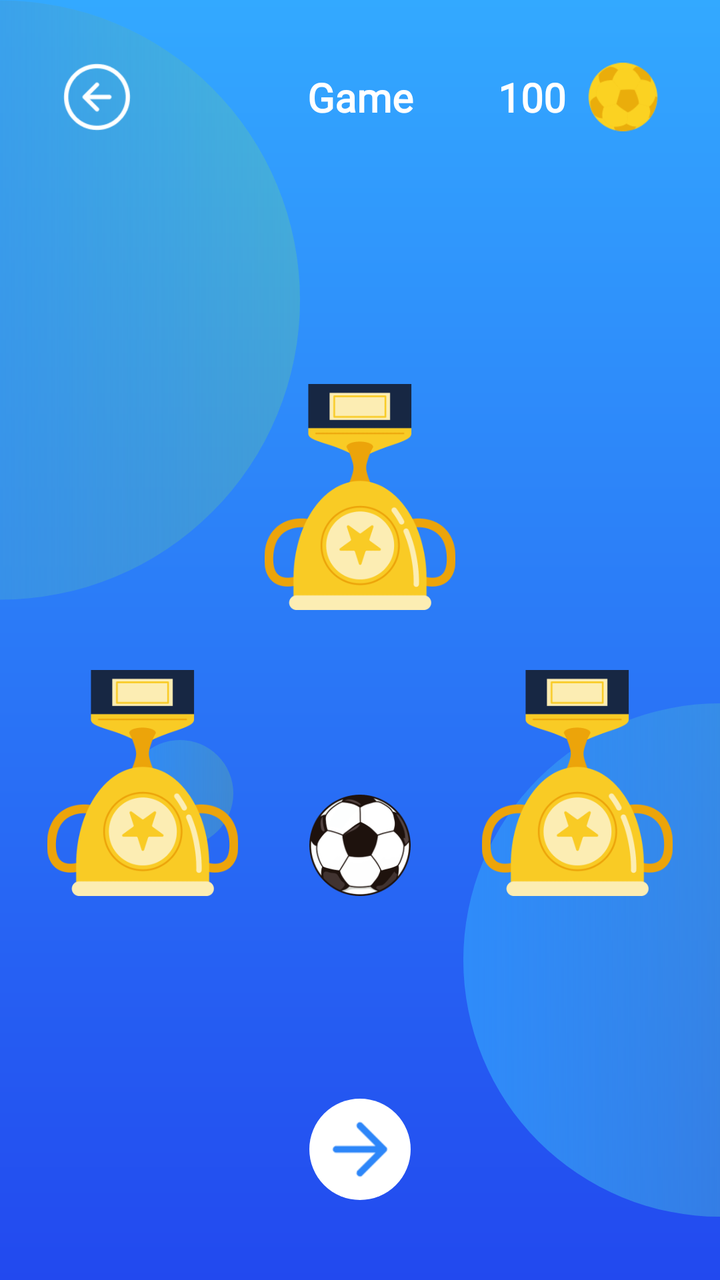
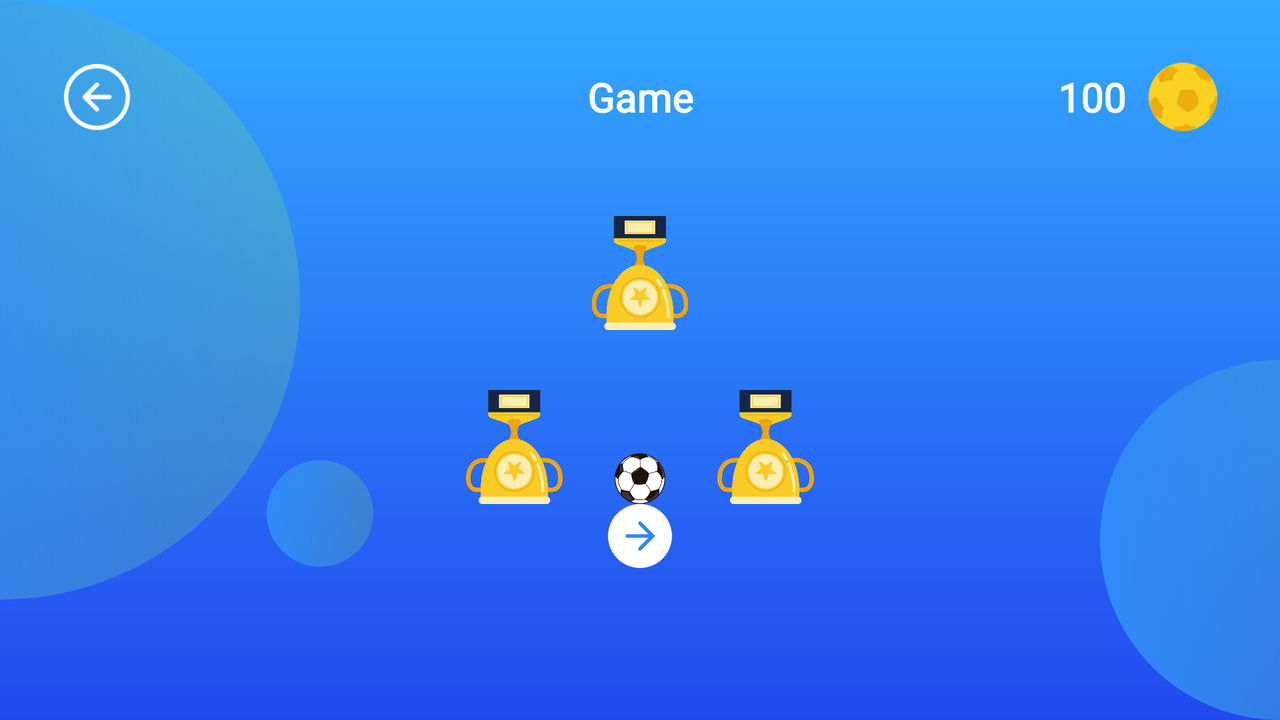

First picture: res/layout/ on a phone held upright. Second picture: the repository's own variant of that layout, on a device whose configuration matches the variant's folder. Source for both follows.
<!-- AndroidManifest.xml: application theme Theme.LeaderCup -->
<!-- res/layout/activity_game.xml -->
<?xml version="1.0" encoding="utf-8"?>
<androidx.constraintlayout.widget.ConstraintLayout xmlns:android="http://schemas.android.com/apk/res/android"
    xmlns:app="http://schemas.android.com/apk/res-auto"
    xmlns:tools="http://schemas.android.com/tools"
    android:id="@+id/main"
    android:layout_width="match_parent"
    android:layout_height="match_parent"
    tools:context=".ui.StartGameActivity"
    >

    <include
        android:layout_width="match_parent"
        android:layout_height="match_parent"
        layout="@layout/base_background"
        />

    <TextView
        android:id="@+id/tvGame"
        android:layout_width="wrap_content"
        android:layout_height="wrap_content"
        app:layout_constraintStart_toStartOf="parent"
        app:layout_constraintEnd_toEndOf="parent"
        app:layout_constraintTop_toTopOf="parent"
        android:textSize="20sp"
        android:text="@string/game"
        android:textColor="@color/white"
        android:fontFamily="@font/geist_regular"
        android:layout_marginTop="30dp"
        android:textStyle="bold"
        android:padding="5dp"
        />

    <TextView
        android:id="@+id/tvGameResult"
        android:layout_width="wrap_content"
        android:layout_height="wrap_content"
        app:layout_constraintStart_toStartOf="parent"
        app:layout_constraintEnd_toEndOf="parent"
        app:layout_constraintTop_toBottomOf="@id/tvGame"
        android:textSize="30sp"
        android:textColor="@color/white"
        android:fontFamily="@font/geist_regular"
        android:layout_marginTop="30dp"
        android:textStyle="bold"
        android:padding="5dp"
        />

    <ImageView
        android:id="@+id/ivBallGold"
        android:layout_width="0dp"
        android:layout_height="0dp"
        app:layout_constraintDimensionRatio="1:1"
        app:layout_constraintEnd_toEndOf="parent"
        app:layout_constraintTop_toTopOf="@id/tvGame"
        app:layout_constraintBottom_toBottomOf="@id/tvGame"
        android:src="@drawable/ball_gold"
        android:layout_marginEnd="30dp"
        />

    <TextView
        android:id="@+id/tvBalanceValue"
        android:layout_width="wrap_content"
        android:layout_height="wrap_content"
        app:layout_constraintEnd_toStartOf="@id/ivBallGold"
        app:layout_constraintTop_toTopOf="parent"
        android:textSize="20sp"
        android:text="100"
        android:textColor="@color/white"
        android:fontFamily="@font/geist_regular"
        android:layout_marginTop="30dp"
        android:textStyle="bold"
        android:padding="5dp"
        android:layout_marginEnd="5dp"
        />

    <ImageView
        android:id="@+id/ivBackBtn"
        android:layout_width="0dp"
        android:layout_height="0dp"
        app:layout_constraintDimensionRatio="1:1"
        app:layout_constraintStart_toStartOf="parent"
        app:layout_constraintTop_toTopOf="@id/tvGame"
        app:layout_constraintBottom_toBottomOf="@id/tvGame"
        android:src="@drawable/btn_back"
        android:layout_marginStart="30dp"
        />

    <androidx.constraintlayout.widget.Guideline
        android:id="@+id/hor50"
        android:layout_width="wrap_content"
        android:layout_height="wrap_content"
        android:orientation="horizontal"
        app:layout_constraintGuide_percent="0.5"
        />

    <androidx.constraintlayout.widget.Guideline
        android:id="@+id/vert50"
        android:layout_width="wrap_content"
        android:layout_height="wrap_content"
        android:orientation="vertical"
        app:layout_constraintGuide_percent="0.5"
        />

    <androidx.constraintlayout.widget.Guideline
        android:id="@+id/hor70"
        android:layout_width="wrap_content"
        android:layout_height="wrap_content"
        android:orientation="horizontal"
        app:layout_constraintGuide_percent="0.7"
        />

    <androidx.constraintlayout.widget.Guideline
        android:id="@+id/hor30"
        android:layout_width="wrap_content"
        android:layout_height="wrap_content"
        android:orientation="horizontal"
        app:layout_constraintGuide_percent="0.3"
        />



    <androidx.constraintlayout.widget.Guideline
        android:id="@+id/vert43"
        android:layout_width="wrap_content"
        android:layout_height="wrap_content"
        android:orientation="vertical"
        app:layout_constraintGuide_percent="0.43"
        />

    <androidx.constraintlayout.widget.Guideline
        android:id="@+id/vert33"
        android:layout_width="wrap_content"
        android:layout_height="wrap_content"
        android:orientation="vertical"
        app:layout_constraintGuide_percent="0.33"
        />

    <androidx.constraintlayout.widget.Guideline
        android:id="@+id/vert47"
        android:layout_width="wrap_content"
        android:layout_height="wrap_content"
        android:orientation="vertical"
        app:layout_constraintGuide_percent="0.47"
        />

    <androidx.constraintlayout.widget.Guideline
        android:id="@+id/vert57"
        android:layout_width="wrap_content"
        android:layout_height="wrap_content"
        android:orientation="vertical"
        app:layout_constraintGuide_percent="0.57"
        />

    <androidx.constraintlayout.widget.Guideline
        android:id="@+id/vert53"
        android:layout_width="wrap_content"
        android:layout_height="wrap_content"
        android:orientation="vertical"
        app:layout_constraintGuide_percent="0.53"
        />

    <androidx.constraintlayout.widget.Guideline
        android:id="@+id/vert67"
        android:layout_width="wrap_content"
        android:layout_height="wrap_content"
        android:orientation="vertical"
        app:layout_constraintGuide_percent="0.67"
        />

    <ImageView
        android:id="@+id/ivBall"
        android:layout_width="0dp"
        android:layout_height="0dp"
        app:layout_constraintDimensionRatio="1:1"
        app:layout_constraintStart_toStartOf="@id/vert43"
        app:layout_constraintEnd_toEndOf="@id/vert57"
        app:layout_constraintBottom_toBottomOf="@id/cup1"
        android:src="@drawable/ball_small"
        />

    <ImageView
        android:id="@+id/cup1"
        android:layout_width="0dp"
        android:layout_height="0dp"
        app:layout_constraintDimensionRatio="10:11"
        app:layout_constraintTop_toBottomOf="@id/hor50"
        app:layout_constraintBottom_toTopOf="@id/hor70"
        app:layout_constraintStart_toStartOf="parent"
        android:src="@drawable/cup_regular"
        android:layout_marginTop="15dp"
        android:layout_marginStart="20dp"
        />

    <ImageView
        android:id="@+id/cup2"
        android:layout_width="0dp"
        android:layout_height="0dp"
        app:layout_constraintDimensionRatio="10:11"
        app:layout_constraintTop_toBottomOf="@id/hor30"
        app:layout_constraintBottom_toTopOf="@id/hor50"
        app:layout_constraintStart_toStartOf="parent"
        app:layout_constraintEnd_toEndOf="parent"
        android:src="@drawable/cup_regular"
        android:layout_marginBottom="15dp"
        />



    <ImageView
        android:id="@+id/cup3"
        android:layout_width="0dp"
        android:layout_height="0dp"
        app:layout_constraintDimensionRatio="10:11"
        app:layout_constraintTop_toBottomOf="@id/hor50"
        app:layout_constraintBottom_toTopOf="@id/hor70"
        app:layout_constraintEnd_toEndOf="parent"
        android:src="@drawable/cup_regular"
        android:layout_marginTop="15dp"
        android:layout_marginEnd="20dp"
        />

    <TextView
        android:id="@+id/tvCoinResult"
        android:layout_width="wrap_content"
        android:layout_height="wrap_content"
        app:layout_constraintEnd_toStartOf="@id/vert50"
        app:layout_constraintBottom_toTopOf="@id/btnReplay"
        android:layout_marginBottom="30dp"
        android:textSize="30sp"
        android:textColor="@color/white"
        android:fontFamily="@font/geist_regular"
        android:textStyle="bold"
        android:padding="5dp"
        android:layout_marginEnd="5dp"
        android:visibility="gone"
        />

    <ImageView
        android:id="@+id/ivBallGoldResult"
        android:layout_width="0dp"
        android:layout_height="0dp"
        app:layout_constraintDimensionRatio="1:1"
        app:layout_constraintStart_toEndOf="@id/tvCoinResult"
        app:layout_constraintTop_toTopOf="@id/tvCoinResult"
        app:layout_constraintBottom_toBottomOf="@id/tvCoinResult"
        android:src="@drawable/ball_gold"
        android:layout_marginStart="5dp"
        android:visibility="gone"
        />


    <ImageView
        android:id="@+id/backgroundBtnStart"
        android:layout_width="0dp"
        android:layout_height="0dp"
        app:layout_constraintStart_toStartOf="@id/btnPlay"
        app:layout_constraintEnd_toEndOf="@id/btnPlay"
        app:layout_constraintTop_toTopOf="@id/btnPlay"
        app:layout_constraintBottom_toBottomOf="@id/btnPlay"
        android:src="@drawable/btn_background"
        />

    <ImageView
        android:id="@+id/btnPlay"
        android:layout_width="0dp"
        android:layout_height="0dp"
        app:layout_constraintDimensionRatio="1:1"
        app:layout_constraintStart_toStartOf="@id/vert43"
        app:layout_constraintEnd_toEndOf="@id/vert57"
        app:layout_constraintBottom_toBottomOf="parent"
        android:src="@drawable/arrow_right"
        android:layout_marginBottom="40dp"
        android:padding="5dp"
        />

    <ImageView
        android:id="@+id/btnBackToStart"
        android:layout_width="0dp"
        android:layout_height="0dp"
        app:layout_constraintDimensionRatio="1:1"
        app:layout_constraintStart_toStartOf="@id/vert33"
        app:layout_constraintEnd_toEndOf="@id/vert47"
        app:layout_constraintBottom_toBottomOf="parent"
        android:src="@drawable/arrow_left"
        android:layout_marginBottom="40dp"
        android:padding="5dp"
        android:visibility="gone"
        />

    <ImageView
        android:id="@+id/btnReplay"
        android:layout_width="0dp"
        android:layout_height="0dp"
        app:layout_constraintDimensionRatio="1:1"
        app:layout_constraintStart_toStartOf="@id/vert53"
        app:layout_constraintEnd_toEndOf="@id/vert67"
        app:layout_constraintBottom_toBottomOf="parent"
        android:src="@drawable/btn_refresh"
        android:layout_marginBottom="40dp"
        android:padding="5dp"
        android:visibility="gone"
        />

</androidx.constraintlayout.widget.ConstraintLayout>
<!-- res/layout/base_background.xml (included above) -->
<?xml version="1.0" encoding="utf-8"?>
<androidx.constraintlayout.widget.ConstraintLayout xmlns:android="http://schemas.android.com/apk/res/android"
    android:layout_width="match_parent"
    android:layout_height="match_parent"
    xmlns:app="http://schemas.android.com/apk/res-auto">

    <androidx.constraintlayout.widget.Guideline
        android:id="@+id/hor50"
        android:layout_width="wrap_content"
        android:layout_height="wrap_content"
        android:orientation="horizontal"
        app:layout_constraintGuide_percent="0.5"
        />
    <androidx.constraintlayout.widget.Guideline
        android:id="@+id/vert50"
        android:layout_width="wrap_content"
        android:layout_height="wrap_content"
        android:orientation="vertical"
        app:layout_constraintGuide_percent="0.5"
        />

    <ImageView
        android:layout_width="match_parent"
        android:layout_height="match_parent"
        android:src="@drawable/background_gradient"
        />

    <ImageView
        android:layout_width="wrap_content"
        android:layout_height="0dp"
        android:src="@drawable/middle_round"
        app:layout_constraintTop_toBottomOf="@id/hor50"
        app:layout_constraintBottom_toBottomOf="parent"
        app:layout_constraintStart_toEndOf="parent"
        app:layout_constraintEnd_toEndOf="parent"
        />

    <ImageView
        android:layout_width="wrap_content"
        android:layout_height="0dp"
        android:src="@drawable/big_round"
        app:layout_constraintStart_toStartOf="parent"
        app:layout_constraintEnd_toStartOf="parent"
        app:layout_constraintTop_toTopOf="parent"
        />

    <ImageView
        android:layout_width="wrap_content"
        android:layout_height="wrap_content"
        android:src="@drawable/small_round"
        app:layout_constraintStart_toStartOf="parent"
        app:layout_constraintEnd_toStartOf="@id/vert50"
        app:layout_constraintTop_toBottomOf="@id/hor50"
        android:layout_marginTop="50dp"
        />


</androidx.constraintlayout.widget.ConstraintLayout>
<!-- resources referenced by this layout -->
<resources>
  <!-- drawable arrow_left: png bitmap (drawable, 2373 bytes) -->
  <!-- drawable arrow_right: png bitmap (drawable, 711 bytes) -->
  <!-- drawable background_gradient (drawable) -->
  <?xml version="1.0" encoding="utf-8"?>
  <shape android:shape="rectangle" xmlns:android="http://schemas.android.com/apk/res/android">
      <gradient
          android:startColor="#33A9FF"
          android:endColor="#2249EF"
          android:type="linear"
          android:angle="270"
          />
  </shape>
  <!-- drawable ball_gold: png bitmap (drawable, 4072 bytes) -->
  <!-- drawable ball_small: png bitmap (drawable, 15402 bytes) -->
  <!-- drawable big_round (drawable) -->
  <?xml version="1.0" encoding="utf-8"?>
  <shape android:shape="rectangle" xmlns:android="http://schemas.android.com/apk/res/android">
      <corners
          android:radius="250dp"
          />
      <size
          android:width="900px"
          android:height="900px"
          />
      <gradient
          android:startColor="#2E8BFA"
          android:endColor="#3097FC47"
          />
  </shape>
  <!-- drawable btn_back: png bitmap (drawable, 1490 bytes) -->
  <!-- drawable btn_background (drawable) -->
  <?xml version="1.0" encoding="utf-8"?>
  <shape android:shape="rectangle" xmlns:android="http://schemas.android.com/apk/res/android">
  
      <solid
          android:color="@color/white"
          />
      <corners
          android:radius="250dp"
          />
  
  </shape>
  <!-- drawable btn_refresh: png bitmap (drawable, 3703 bytes) -->
  <!-- drawable cup_regular: png bitmap (drawable, 19770 bytes) -->
  <!-- drawable middle_round (drawable) -->
  <?xml version="1.0" encoding="utf-8"?>
  <shape android:shape="rectangle" xmlns:android="http://schemas.android.com/apk/res/android">
      <corners
          android:radius="250dp"
          />
      <size
          android:width="770px"
          android:height="770px"
          />
      <gradient
          android:startColor="#2E8BFA"
          android:endColor="#3097FC47"
          />
  </shape>
  <!-- drawable small_round (drawable) -->
  <?xml version="1.0" encoding="utf-8"?>
  <shape android:shape="rectangle" xmlns:android="http://schemas.android.com/apk/res/android">
      <corners
          android:radius="250dp"
          />
      <size
          android:width="160px"
          android:height="160px"
          />
      <gradient
          android:startColor="#2E8BFA"
          android:endColor="#3097FC47"
          />
  </shape>
  <string name="game">Game</string>
  <style name="Theme.LeaderCup" parent="Base.Theme.LeaderCup" />
  <style name="Base.Theme.LeaderCup" parent="Theme.Material3.DayNight.NoActionBar">
          
          
      </style>
</resources>
<!-- res/layout-land/activity_game.xml (the repository's variant of the layout above) -->
<!-- drawn on the phone turned sideways -->
<?xml version="1.0" encoding="utf-8"?>
<androidx.constraintlayout.widget.ConstraintLayout xmlns:android="http://schemas.android.com/apk/res/android"
    xmlns:app="http://schemas.android.com/apk/res-auto"
    xmlns:tools="http://schemas.android.com/tools"
    android:id="@+id/main"
    android:layout_width="match_parent"
    android:layout_height="match_parent"
    tools:context=".ui.StartGameActivity"
    >

    <include
        android:layout_width="match_parent"
        android:layout_height="match_parent"
        layout="@layout/base_background"
        />

    <TextView
        android:id="@+id/tvGame"
        android:layout_width="wrap_content"
        android:layout_height="wrap_content"
        app:layout_constraintStart_toStartOf="parent"
        app:layout_constraintEnd_toEndOf="parent"
        app:layout_constraintTop_toTopOf="parent"
        android:textSize="20sp"
        android:text="@string/game"
        android:textColor="@color/white"
        android:fontFamily="@font/geist_regular"
        android:layout_marginTop="30dp"
        android:textStyle="bold"
        android:padding="5dp"
        />

    <TextView
        android:id="@+id/tvGameResult"
        android:layout_width="wrap_content"
        android:layout_height="wrap_content"
        app:layout_constraintStart_toEndOf="@id/vert67"
        app:layout_constraintEnd_toEndOf="parent"
        app:layout_constraintTop_toBottomOf="@id/tvGame"
        android:textSize="30sp"
        android:textColor="@color/white"
        android:fontFamily="@font/geist_regular"
        android:layout_marginTop="30dp"
        android:textStyle="bold"
        android:padding="5dp"
        />

    <ImageView
        android:id="@+id/ivBallGold"
        android:layout_width="0dp"
        android:layout_height="0dp"
        app:layout_constraintDimensionRatio="1:1"
        app:layout_constraintEnd_toEndOf="parent"
        app:layout_constraintTop_toTopOf="@id/tvGame"
        app:layout_constraintBottom_toBottomOf="@id/tvGame"
        android:src="@drawable/ball_gold"
        android:layout_marginEnd="30dp"
        />

    <TextView
        android:id="@+id/tvBalanceValue"
        android:layout_width="wrap_content"
        android:layout_height="wrap_content"
        app:layout_constraintEnd_toStartOf="@id/ivBallGold"
        app:layout_constraintTop_toTopOf="parent"
        android:textSize="20sp"
        android:text="100"
        android:textColor="@color/white"
        android:fontFamily="@font/geist_regular"
        android:layout_marginTop="30dp"
        android:textStyle="bold"
        android:padding="5dp"
        android:layout_marginEnd="5dp"
        />

    <ImageView
        android:id="@+id/ivBackBtn"
        android:layout_width="0dp"
        android:layout_height="0dp"
        app:layout_constraintDimensionRatio="1:1"
        app:layout_constraintStart_toStartOf="parent"
        app:layout_constraintTop_toTopOf="@id/tvGame"
        app:layout_constraintBottom_toBottomOf="@id/tvGame"
        android:src="@drawable/btn_back"
        android:layout_marginStart="30dp"
        />

    <androidx.constraintlayout.widget.Guideline
        android:id="@+id/hor50"
        android:layout_width="wrap_content"
        android:layout_height="wrap_content"
        android:orientation="horizontal"
        app:layout_constraintGuide_percent="0.5"
        />

    <androidx.constraintlayout.widget.Guideline
        android:id="@+id/vert50"
        android:layout_width="wrap_content"
        android:layout_height="wrap_content"
        android:orientation="vertical"
        app:layout_constraintGuide_percent="0.5"
        />

    <androidx.constraintlayout.widget.Guideline
        android:id="@+id/hor70"
        android:layout_width="wrap_content"
        android:layout_height="wrap_content"
        android:orientation="horizontal"
        app:layout_constraintGuide_percent="0.7" />

    <androidx.constraintlayout.widget.Guideline
        android:id="@+id/hor90"
        android:layout_width="wrap_content"
        android:layout_height="wrap_content"
        android:orientation="horizontal"
        app:layout_constraintGuide_percent="0.9" />

    <androidx.constraintlayout.widget.Guideline
        android:id="@+id/hor30"
        android:layout_width="wrap_content"
        android:layout_height="wrap_content"
        android:orientation="horizontal"
        app:layout_constraintGuide_percent="0.3"
        />

    <androidx.constraintlayout.widget.Guideline
        android:id="@+id/vert43"
        android:layout_width="wrap_content"
        android:layout_height="wrap_content"
        android:orientation="vertical"
        app:layout_constraintGuide_percent="0.43"
        />

    <androidx.constraintlayout.widget.Guideline
        android:id="@+id/vert33"
        android:layout_width="wrap_content"
        android:layout_height="wrap_content"
        android:orientation="vertical"
        app:layout_constraintGuide_percent="0.33" />

    <androidx.constraintlayout.widget.Guideline
        android:id="@+id/vert47"
        android:layout_width="wrap_content"
        android:layout_height="wrap_content"
        android:orientation="vertical"
        app:layout_constraintGuide_percent="0.48"
        />

    <androidx.constraintlayout.widget.Guideline
        android:id="@+id/vert57"
        android:layout_width="wrap_content"
        android:layout_height="wrap_content"
        android:orientation="vertical"
        app:layout_constraintGuide_percent="0.57"
        />

    <androidx.constraintlayout.widget.Guideline
        android:id="@+id/vert53"
        android:layout_width="wrap_content"
        android:layout_height="wrap_content"
        android:orientation="vertical"
        app:layout_constraintGuide_percent="0.52"
        />

    <androidx.constraintlayout.widget.Guideline
        android:id="@+id/vert67"
        android:layout_width="wrap_content"
        android:layout_height="wrap_content"
        android:orientation="vertical"
        app:layout_constraintGuide_percent="0.67"
        />

    <ImageView
        android:id="@+id/ivBall"
        android:layout_width="0dp"
        android:layout_height="0dp"
        app:layout_constraintDimensionRatio="1:1"
        app:layout_constraintStart_toEndOf="@id/vert47"
        app:layout_constraintEnd_toStartOf="@id/vert53"
        app:layout_constraintBottom_toBottomOf="@id/cup1"
        android:src="@drawable/ball_small"
        />

    <ImageView
        android:id="@+id/cup1"
        android:layout_width="0dp"
        android:layout_height="0dp"
        app:layout_constraintDimensionRatio="10:11"
        app:layout_constraintTop_toBottomOf="@id/hor50"
        app:layout_constraintBottom_toTopOf="@id/hor70"
        app:layout_constraintStart_toStartOf="@id/vert33"
        android:src="@drawable/cup_regular"
        android:layout_marginTop="15dp"
        android:layout_marginStart="20dp"
        />

    <ImageView
        android:id="@+id/cup2"
        android:layout_width="0dp"
        android:layout_height="0dp"
        app:layout_constraintDimensionRatio="10:11"
        app:layout_constraintTop_toBottomOf="@id/hor30"
        app:layout_constraintBottom_toTopOf="@id/hor50"
        app:layout_constraintStart_toStartOf="parent"
        app:layout_constraintEnd_toEndOf="parent"
        android:src="@drawable/cup_regular"
        android:layout_marginBottom="15dp"
        />



    <ImageView
        android:id="@+id/cup3"
        android:layout_width="0dp"
        android:layout_height="0dp"
        app:layout_constraintDimensionRatio="10:11"
        app:layout_constraintTop_toBottomOf="@id/hor50"
        app:layout_constraintBottom_toTopOf="@id/hor70"
        app:layout_constraintEnd_toEndOf="@id/vert67"
        android:src="@drawable/cup_regular"
        android:layout_marginTop="15dp"
        android:layout_marginEnd="20dp"
        />

    <TextView
        android:id="@+id/tvCoinResult"
        android:layout_width="wrap_content"
        android:layout_height="wrap_content"
        app:layout_constraintStart_toEndOf="@id/vert67"
        app:layout_constraintEnd_toEndOf="parent"
        app:layout_constraintBottom_toTopOf="@id/btnReplay"
        android:layout_marginBottom="30dp"
        android:textSize="30sp"
        android:textColor="@color/white"
        android:fontFamily="@font/geist_regular"
        android:textStyle="bold"
        android:padding="5dp"
        android:layout_marginEnd="5dp"
        android:visibility="gone"
        />

    <ImageView
        android:id="@+id/ivBallGoldResult"
        android:layout_width="0dp"
        android:layout_height="0dp"
        app:layout_constraintDimensionRatio="1:1"
        app:layout_constraintStart_toEndOf="@id/tvCoinResult"
        app:layout_constraintTop_toTopOf="@id/tvCoinResult"
        app:layout_constraintBottom_toBottomOf="@id/tvCoinResult"
        android:src="@drawable/ball_gold"
        android:layout_marginStart="5dp"
        android:visibility="gone"
        />


    <ImageView
        android:id="@+id/backgroundBtnStart"
        android:layout_width="0dp"
        android:layout_height="0dp"
        app:layout_constraintStart_toStartOf="@id/btnPlay"
        app:layout_constraintEnd_toEndOf="@id/btnPlay"
        app:layout_constraintTop_toTopOf="@id/btnPlay"
        app:layout_constraintBottom_toBottomOf="@id/btnPlay"
        android:src="@drawable/btn_background"
        />

    <ImageView
        android:id="@+id/btnPlay"
        android:layout_width="0dp"
        android:layout_height="0dp"
        app:layout_constraintDimensionRatio="1:1"
        app:layout_constraintStart_toStartOf="@id/vert43"
        app:layout_constraintEnd_toEndOf="@id/vert57"
        app:layout_constraintTop_toBottomOf="@id/hor70"
        app:layout_constraintBottom_toBottomOf="@id/hor90"
        android:src="@drawable/arrow_right"
        android:layout_marginBottom="40dp"
        android:padding="5dp"
        />

    <ImageView
        android:id="@+id/btnBackToStart"
        android:layout_width="0dp"
        android:layout_height="0dp"
        app:layout_constraintDimensionRatio="1:1"
        app:layout_constraintStart_toStartOf="@id/vert33"
        app:layout_constraintEnd_toEndOf="@id/vert47"
        app:layout_constraintTop_toBottomOf="@id/hor70"
        app:layout_constraintBottom_toBottomOf="@id/hor90"
        android:src="@drawable/arrow_left"
        android:layout_marginBottom="40dp"
        android:padding="5dp"
        android:visibility="gone"
        />

    <ImageView
        android:id="@+id/btnReplay"
        android:layout_width="0dp"
        android:layout_height="0dp"
        app:layout_constraintDimensionRatio="1:1"
        app:layout_constraintStart_toStartOf="@id/vert53"
        app:layout_constraintEnd_toEndOf="@id/vert67"
        app:layout_constraintTop_toBottomOf="@id/hor70"
        app:layout_constraintBottom_toBottomOf="@id/hor90"
        android:src="@drawable/btn_refresh"
        android:layout_marginBottom="40dp"
        android:padding="5dp"
        android:visibility="gone"
        />

</androidx.constraintlayout.widget.ConstraintLayout>
